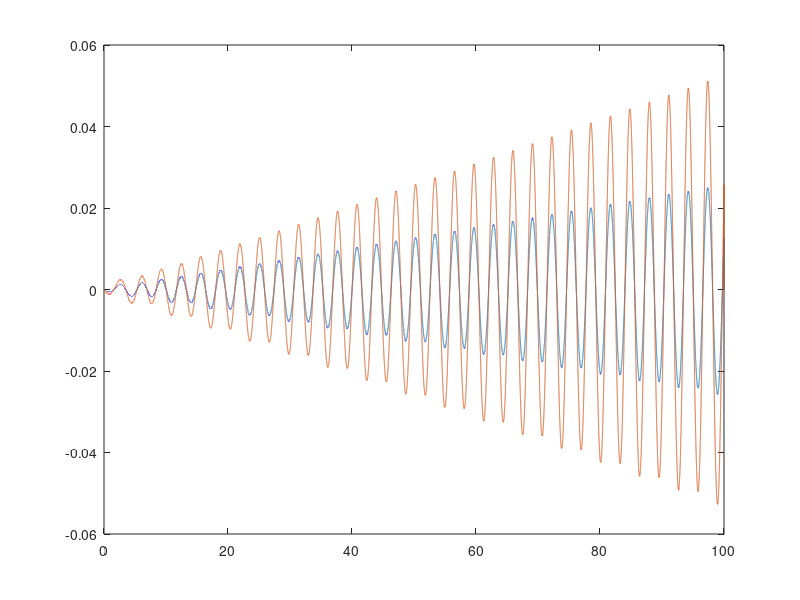

The MATLAB source for this figure:
clear all;
for nt=[200000 100000]
tmin=0;
tmax=100;
% nt=10000;
t=linspace(tmin,tmax,nt);
dt=tmax/nt;
% set up for solution and predictor solution
y1=zeros(1,nt);
y12=zeros(1,nt);
y2=zeros(1,nt);
y22=zeros(1,nt);
w_i=2;
% w_f=2;
% a=(w_f+w_i)/2;
% b=(w_f-w_i)/2;
% dT=0.5;
% w=a+(b*tanh((t-(tmax/2))/dT));
w=w_i*ones(1,nt);
%initial condition
y1(1)=1/sqrt(2*w_i);
y2(1)=-1i*w_i*1/sqrt(2*w_i);
y12(1)=1/sqrt(2*w_i);
y22(1)=-1i*w_i*1/sqrt(2*w_i);
% Predictor Forward Euler
% y12(2)=y1(1)+dt*y2(1);
% y22(2)=y2(2)-dt*(w(1)^2)*(y1(1));
for i=1:nt-1
    y12(i+1)=y12(i)+dt*y22(i)-0.5*(dt^2)*(w(i)^2)*y12(i);
    y22(i+1)=y22(i)-dt*(w(i)^2)*(y12(i));
end
% Corrector Backward Euler
% y1(2)=y1(1)+dt*y22(2);
% y2(2)=y2(1)-(w(2)^2)*y12(2);

% for n=1:nt-1
%     y1(n+1)=y1(n)+dt*y22(n+1);
%     y2(n+1)=y2(n)-dt*(w(n+1)^2)*y12(n+1);
% end
% 
% figure(1)
% plot(t,real(y1))
% hold on
% plot(t,imag(y1))
% f_ex=0.5*exp(-1i*2*t);
% e=y1-f_ex;
% figure(2)
% plot(t,e)

% Corrector AM2
% y1(2)=y1(1)+0.5*dt*(y22(2)+y2(1));
% y2(2)=y2(1)-0.5*dt*((w(2)^2)*y12(2)+(w(1)^2)*y1(1));

for n=1:nt-1
    y1(n+1)=y1(n)+0.5*dt*(y22(n+1)+y2(n));
    y2(n+1)=y2(n)-0.5*dt*((w(n+1)^2)*y12(n+1)+(w(n)^2)*y1(n));
end

% figure(1)
% plot(t,real(y1))
% hold on
% plot(t,imag(y1))

f_ex=0.5*exp(-1i*2*t);
%     if nt==200000
    e=zeros(1,nt);
    for i=1:nt-1
    e(i)=y1(i+1)-f_ex(i);
    end
    figure(2)
    plot(t,real(e))
    hold on
    drawnow;
%     elseif nt==100000
%         e2=zeros(1,nt);
%     for i=1:nt-1
%     e2(i)=y1(i+1)-f_ex(i);
%     end
%     end
end
% t1=linspace(tmin,tmax,100000);
% p=zeros(1,100000);
% for i=1:100000
%     p(i)=log2(abs(e2(i)/e(i+1)));
% end
% figure(3)
% plot(t1,p)









